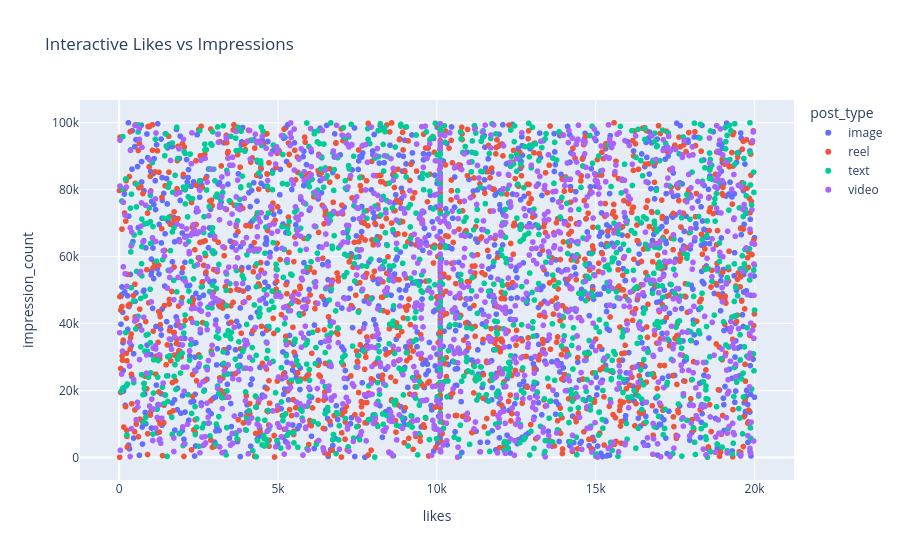

Source (notebook cell):
### Code cell
fig = px.scatter(
    df,
    x="likes",
    y="impression_count",
    color="post_type",
    hover_data=["country", "post_category"],
    title="Interactive Likes vs Impressions"
)

fig.show()

### Figure 1 — Plotly figure (JSON) as saved in the notebook; plotly's stock layout.template omitted (floating-point values rounded to 4 significant figures; data arrays with more than 128 entries replaced by an {"elided": "..."} marker saying what was removed)
{"data": [{"customdata": {"elided": "1247x2 str values"}, "hovertemplate": "post_type=image<br>likes=%{x}<br>impression_count=%{y}<br>country=%{customdata[0]}<br>post_category=%{customdata[1]}<extra></extra>", "legendgroup": "image", "marker": {"color": "#636efa", "symbol": "circle"}, "mode": "markers", "name": "image", "showlegend": true, "type": "scattergl", "x": {"elided": "1247 float values"}, "xaxis": "x", "y": {"elided": "1247 float values"}, "yaxis": "y"}, {"customdata": {"elided": "1283x2 str values"}, "hovertemplate": "post_type=reel<br>likes=%{x}<br>impression_count=%{y}<br>country=%{customdata[0]}<br>post_category=%{customdata[1]}<extra></extra>", "legendgroup": "reel", "marker": {"color": "#EF553B", "symbol": "circle"}, "mode": "markers", "name": "reel", "showlegend": true, "type": "scattergl", "x": {"elided": "1283 float values"}, "xaxis": "x", "y": {"elided": "1283 float values"}, "yaxis": "y"}, {"customdata": {"elided": "1245x2 str values"}, "hovertemplate": "post_type=text<br>likes=%{x}<br>impression_count=%{y}<br>country=%{customdata[0]}<br>post_category=%{customdata[1]}<extra></extra>", "legendgroup": "text", "marker": {"color": "#00cc96", "symbol": "circle"}, "mode": "markers", "name": "text", "showlegend": true, "type": "scattergl", "x": {"elided": "1245 float values"}, "xaxis": "x", "y": {"elided": "1245 float values"}, "yaxis": "y"}, {"customdata": {"elided": "1225x2 str values"}, "hovertemplate": "post_type=video<br>likes=%{x}<br>impression_count=%{y}<br>country=%{customdata[0]}<br>post_category=%{customdata[1]}<extra></extra>", "legendgroup": "video", "marker": {"color": "#ab63fa", "symbol": "circle"}, "mode": "markers", "name": "video", "showlegend": true, "type": "scattergl", "x": {"elided": "1225 float values"}, "xaxis": "x", "y": {"elided": "1225 float values"}, "yaxis": "y"}], "layout": {"legend": {"title": {"text": "post_type"}, "tracegroupgap": 0}, "title": {"text": "Interactive Likes vs Impressions"}, "xaxis": {"anchor": "y", "domain": [0, 1], "title": {"text": "likes"}}, "yaxis": {"anchor": "x", "domain": [0, 1], "title": {"text": "impression_count"}}}}
